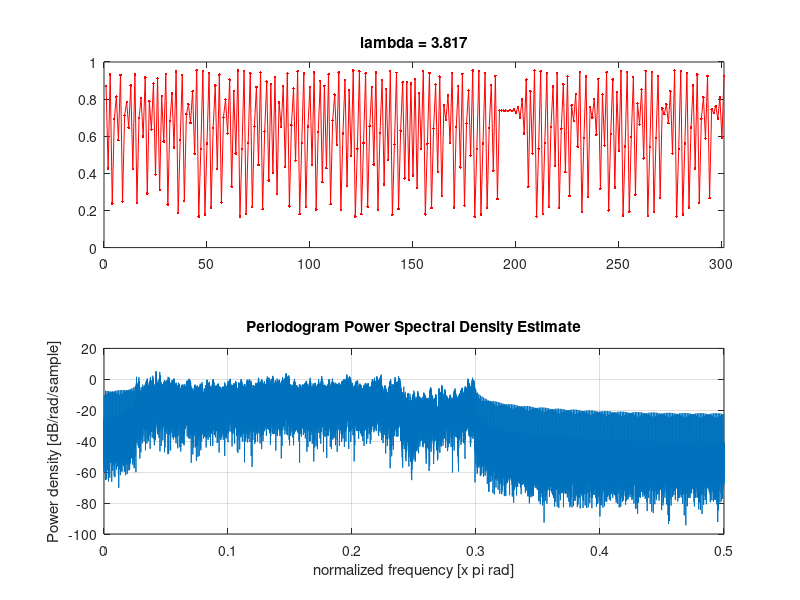

MATLAB code for this plot:
%%
%+++++++++++++++++++++++++++++++++++++++++
% SCRIPT TO PLAY THE FEIGENBAUM TREE
% 
% if you want to stop it  
%  >> clear playsnd
% 
% felipeardilac@gmail.com
%+++++++++++++++++++++++++++++++++++++++++
function playFeigenbaum

humanRange=[20 20000];
sampling=16000;
T=1/sampling;


%Logistic map
N=600; %Length of sound
lambda=3.6+rand(1)*.4;%Rand lambda near the chaotic zone [3.6 4]
Y=logistica(lambda,0.2,N);
Y=Y(end-fix(N*.5):end);%Get half of values

% Y=(Y-min(Y))./(max(Y)-min(Y));%Between [0 1]
ytot=0;

%Play every value of Y
    for kk=1:length(Y)
        %Play time of each value of the logistic timeseries
        L=0.1;%seconds    
        t=0:T:L;
         
        %Build sounds of 4 harmonics
        y=0;
        N_Harmonics=4;
            F=(Y(kk)*(humanRange(2)-humanRange(1)))+humanRange(1);
            y=y+sin(((F*(1))*t)/2*pi);
            for a=1:N_Harmonics
             y=y+sin(((F*(a/(a+1)))*t)/2*pi);
            end

        %Scale sound Between [0-1]
        y=y./N_Harmonics;
        ytot=[ytot y];
    end  

%Plot it
    subplot(2,1,1)
    plot(Y,'.-r');
    xlim([0 length(Y)])
    title(['lambda = ',num2str(lambda)])
    subplot(2,1,2)
    periodogram(ytot)
    sound(ytot,sampling)
    getframe;
  
function x=logistica(lambda,x0,niter)
% x=logistica(lambda,x0,niter)

x=zeros(niter,1);
x(1)=x0;
for i=1:niter-1
    x(i+1)=x(i)*lambda*(1-x(i));
end
